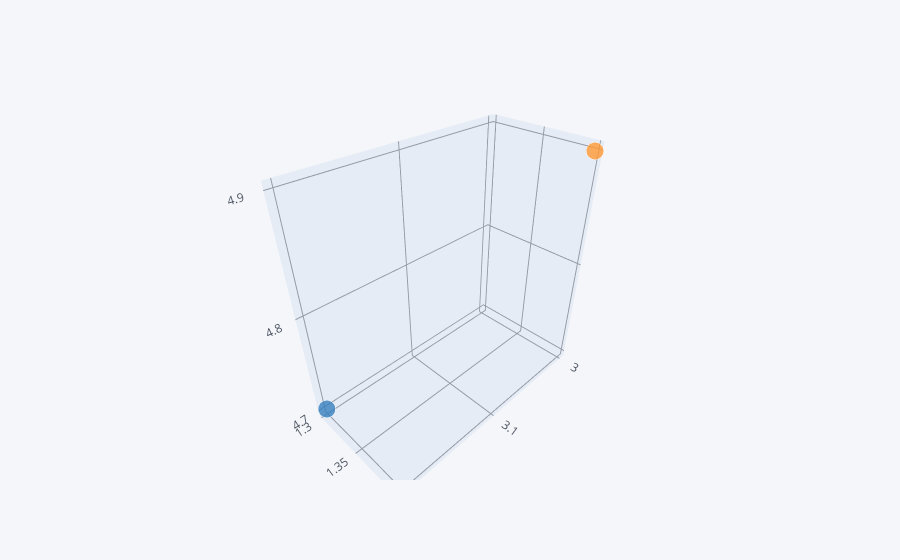

Notebook cell for this chart:
### Markdown cell above
### 3D plot using iplot

### Code cell
iris_df.iloc[1:3].iplot(kind='scatter3d',  
             x='sepal_width',
             y='petal_length',
             z='sepal_length')

### Figure 1 — Plotly figure (JSON) as saved in the notebook; plotly's stock layout.template omitted (floating-point values rounded to 4 significant figures)
{"data": [{"marker": {"color": ["rgba(255, 153, 51, 1.0)", "rgba(55, 128, 191, 1.0)"], "opacity": 0.8, "size": [12, 12], "symbol": "circle"}, "mode": "markers", "text": ["0", "1"], "type": "scatter3d", "x": [3, 3.2], "y": [1.4, 1.3], "z": [4.9, 4.7]}], "layout": {"legend": {"bgcolor": "#F5F6F9", "font": {"color": "#4D5663"}}, "paper_bgcolor": "#F5F6F9", "plot_bgcolor": "#F5F6F9", "scene": {"xaxis": {"gridcolor": "#9499A3", "showgrid": true, "tickfont": {"color": "#4D5663"}, "title": {"font": {"color": "#4D5663"}, "text": ""}, "zerolinecolor": "#9499A3"}, "yaxis": {"gridcolor": "#9499A3", "showgrid": true, "tickfont": {"color": "#4D5663"}, "title": {"font": {"color": "#4D5663"}, "text": ""}, "zerolinecolor": "#9499A3"}, "zaxis": {"gridcolor": "#9499A3", "showgrid": true, "tickfont": {"color": "#4D5663"}, "title": {"font": {"color": "#4D5663"}, "text": ""}, "zerolinecolor": "#9499A3"}}, "title": {"font": {"color": "#4D5663"}}}}
